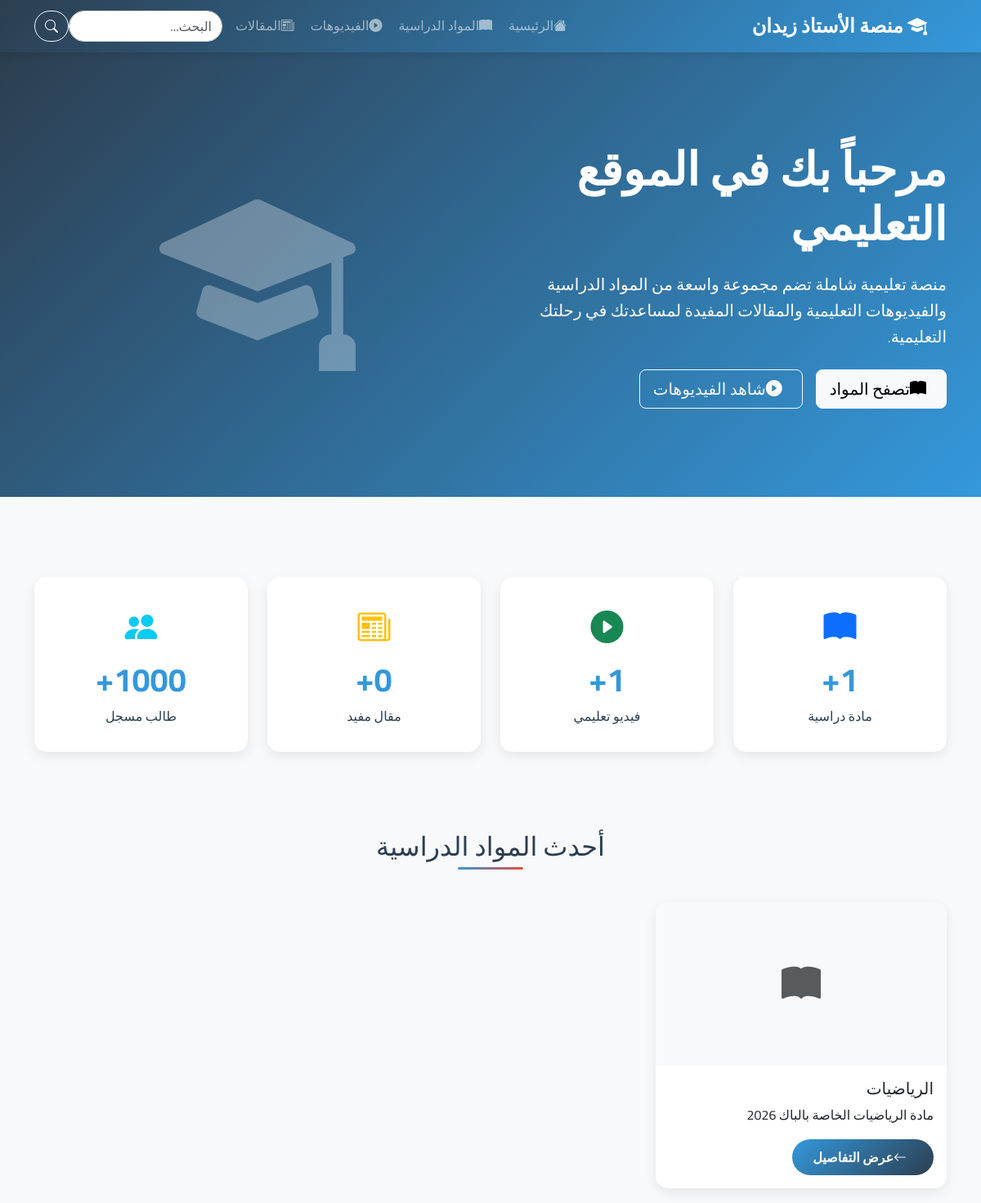
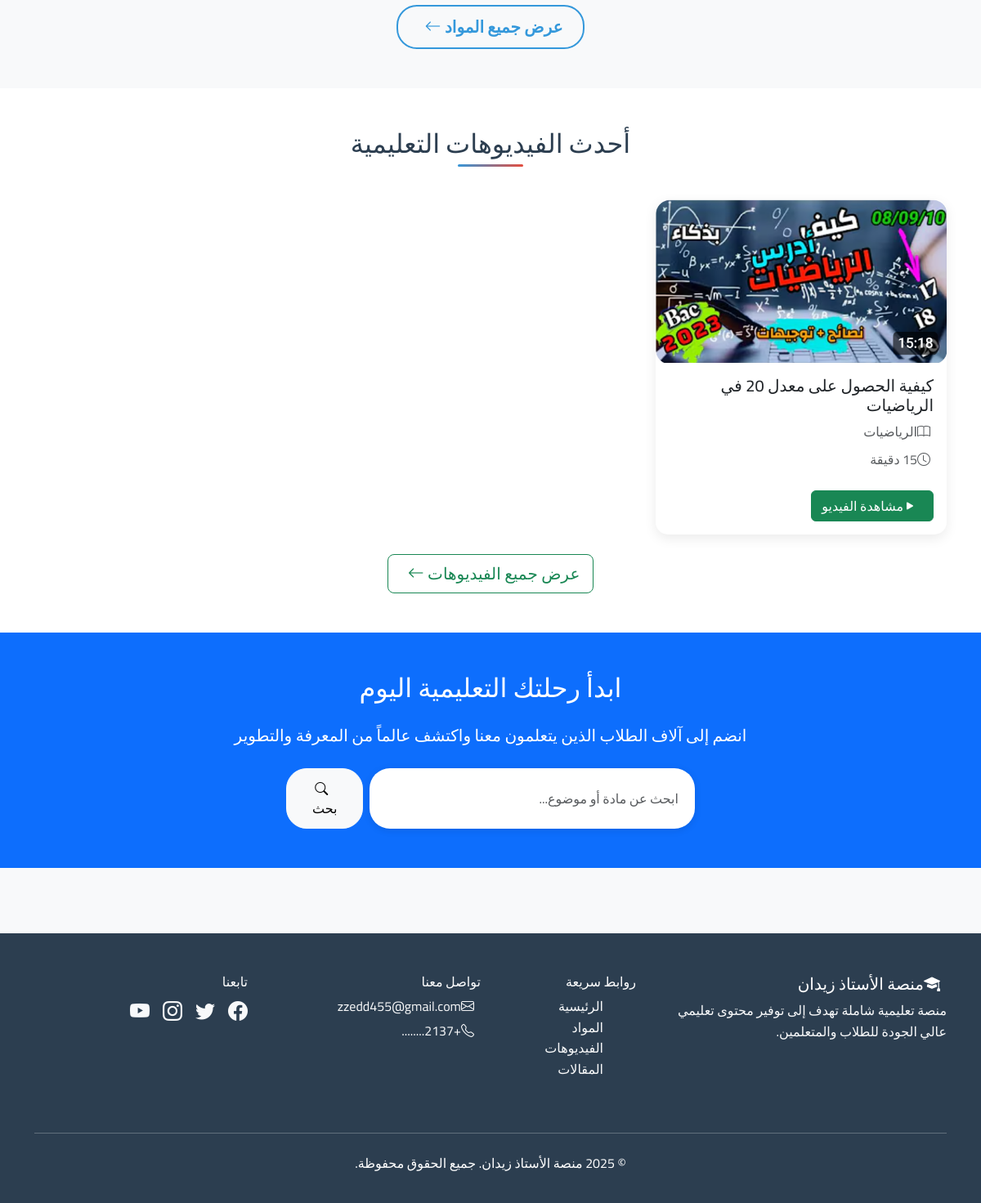
The page / on the database its author committed (2 pictures, top to bottom).
### core/models.py (models this page shows, shortened)
class Course(models.Model):
    title = models.CharField(max_length=200, verbose_name="عنوان المادة")
    description = models.TextField(verbose_name="وصف المادة")
    image = models.ImageField(upload_to='course_images/', blank=True, null=True, verbose_name="صورة المادة")
    created_at = models.DateTimeField(auto_now_add=True)
    updated_at = models.DateTimeField(auto_now=True)
    is_active = models.BooleanField(default=True, verbose_name="نشط")
    class Meta:
        verbose_name = "مادة دراسية"
        verbose_name_plural = "المواد الدراسية"
        ordering = ['-created_at']

class Video(models.Model):
    title = models.CharField(max_length=200, verbose_name="عنوان الفيديو")
    course = models.ForeignKey(Course, on_delete=models.CASCADE, related_name="videos", verbose_name="المادة")
    video_url = models.URLField(verbose_name="رابط الفيديو")
    description = models.TextField(blank=True, null=True, verbose_name="الوصف")
    thumbnail = models.ImageField(upload_to='video_thumbnails/', blank=True, null=True, verbose_name="صورة مصغرة")
    duration = models.CharField(max_length=20, blank=True, null=True, verbose_name="مدة الفيديو")
    author = models.ForeignKey(User, on_delete=models.SET_NULL, null=True, verbose_name="المؤلف")
    created_at = models.DateTimeField(auto_now_add=True)
    is_active = models.BooleanField(default=True, verbose_name="نشط")
    views_count = models.PositiveIntegerField(default=0, verbose_name="عدد المشاهدات")
    class Meta:
        verbose_name = "فيديو"
        verbose_name_plural = "الفيديوهات"
        ordering = ['-created_at']

### core/views.py (the view)
# urls.py: path('', views.home, name='home'),
def home(request):
    recent_courses = Course.objects.filter(is_active=True)[:6]
    recent_posts = Post.objects.filter(is_published=True)[:3]
    recent_videos = Video.objects.filter(is_active=True)[:6]
    context = {
        'recent_courses': recent_courses,
        'recent_posts': recent_posts,
        'recent_videos': recent_videos,
    }
    return render(request, 'core/home.html', context)

### core/templates/core/home.html (shortened to what this page needs)
{% extends 'core/base.html' %}
{% block content %}
<section class="hero-section">
    <div class="container">
        <div class="row align-items-center">
            <div class="col-lg-6">
                <h1 class="display-4 fw-bold mb-4">مرحباً بك في الموقع التعليمي</h1>
                <p class="lead mb-4">منصة تعليمية شاملة تضم مجموعة واسعة من المواد الدراسية والفيديوهات التعليمية والمقالات المفيدة لمساعدتك في رحلتك التعليمية.</p>
                <div class="d-flex gap-3 flex-wrap">
                    <a href="{% url 'core:course_list' %}" class="btn btn-light btn-lg">
                        <i class="bi bi-book-fill me-2"></i>تصفح المواد
                    </a>
                    <a href="{% url 'core:video_list' %}" class="btn btn-outline-light btn-lg">
                        <i class="bi bi-play-circle-fill me-2"></i>شاهد الفيديوهات
                    </a>
                </div>
            </div>
            <div class="col-lg-6 text-center">
                <div class="hero-image">
                    <i class="bi bi-mortarboard-fill" style="font-size: 15rem; opacity: 0.3;"></i>
                </div>
            </div>
        </div>
    </div>
</section>
<section class="py-5">
    <div class="container">
        <div class="row g-4">
            <div class="col-lg-3 col-md-6">
                <div class="stats-card">
                    <i class="bi bi-book-fill text-primary fs-1 mb-3"></i>
                    <div class="stats-number">{{ recent_courses|length }}+</div>
                    <p class="mb-0">مادة دراسية</p>
                </div>
            </div>
            <div class="col-lg-3 col-md-6">
                <div class="stats-card">
                    <i class="bi bi-play-circle-fill text-success fs-1 mb-3"></i>
                    <div class="stats-number">{{ recent_videos|length }}+</div>
                    <p class="mb-0">فيديو تعليمي</p>
                </div>
            </div>
            <div class="col-lg-3 col-md-6">
                <div class="stats-card">
                    <i class="bi bi-newspaper text-warning fs-1 mb-3"></i>
                    <div class="stats-number">{{ recent_posts|length }}+</div>
                    <p class="mb-0">مقال مفيد</p>
                </div>
            </div>
            <div class="col-lg-3 col-md-6">
                <div class="stats-card">
                    <i class="bi bi-people-fill text-info fs-1 mb-3"></i>
                    <div class="stats-number">1000+</div>
                    <p class="mb-0">طالب مسجل</p>
                </div>
            </div>
        </div>
    </div>
</section>
{% if recent_courses %}
<section class="py-5">
    <div class="container">
        <h2 class="section-title">أحدث المواد الدراسية</h2>
        <div class="row g-4">
            {% for course in recent_courses %}
            <div class="col-lg-4 col-md-6">
                <div class="card h-100">
                    {% if course.image %}
                        <img src="{{ course.image.url }}" class="card-img-top" alt="{{ course.title }}">
                    {% else %}
                        <div class="card-img-top bg-light d-flex align-items-center justify-content-center">
                            <i class="bi bi-book-fill text-muted" style="font-size: 3rem;"></i>
                        </div>
                    {% endif %}
                    <div class="card-body d-flex flex-column">
                        <h5 class="card-title">{{ course.title }}</h5>
                        <p class="card-text flex-grow-1">{{ course.description|truncatewords:20 }}</p>
                        <div class="mt-auto">
                            <a href="{% url 'core:course_detail' course.pk %}" class="btn btn-primary">
                                <i class="bi bi-arrow-left me-2"></i>عرض التفاصيل
                            </a>
                        </div>
                    </div>
                </div>
            </div>
            {% endfor %}
        </div>
        <div class="text-center mt-4">
            <a href="{% url 'core:course_list' %}" class="btn btn-outline-primary btn-lg">
                عرض جميع المواد <i class="bi bi-arrow-left ms-2"></i>
            </a>
        </div>
    </div>
</section>
{% endif %}
{% if recent_videos %}
<section class="py-5 bg-white">
    <div class="container">
        <h2 class="section-title">أحدث الفيديوهات التعليمية</h2>
        <div class="row g-4">
            {% for video in recent_videos %}
            <div class="col-lg-4 col-md-6">
                <div class="card h-100">
                    {% if video.thumbnail %}
                        <img src="{{ video.thumbnail.url }}" class="card-img-top" alt="{{ video.title }}">
                    {% else %}
                        <div class="card-img-top bg-light d-flex align-items-center justify-content-center">
                            <i class="bi bi-play-circle-fill text-muted" style="font-size: 3rem;"></i>
                        </div>
                    {% endif %}
                    <div class="card-body d-flex flex-column">
                        <h5 class="card-title">{{ video.title }}</h5>
                        <p class="card-text text-muted mb-2">
                            <i class="bi bi-book me-1"></i>{{ video.course.title }}
                        </p>
                        {% if video.duration %}
                            <p class="card-text text-muted mb-2">
                                <i class="bi bi-clock me-1"></i>{{ video.duration }}
                            </p>
                        {% endif %}
                        <div class="mt-auto">
                            <a href="{% url 'core:video_detail' video.pk %}" class="btn btn-success">
                                <i class="bi bi-play-fill me-2"></i>مشاهدة الفيديو
                            </a>
                        </div>
                    </div>
                </div>
            </div>
            {% endfor %}
        </div>
        <div class="text-center mt-4">
            <a href="{% url 'core:video_list' %}" class="btn btn-outline-success btn-lg">
                عرض جميع الفيديوهات <i class="bi bi-arrow-left ms-2"></i>
            </a>
        </div>
    </div>
</section>
{% endif %}
<section class="py-5 bg-primary text-white">
    <div class="container text-center">
        <h2 class="mb-4">ابدأ رحلتك التعليمية اليوم</h2>
        <p class="lead mb-4">انضم إلى آلاف الطلاب الذين يتعلمون معنا واكتشف عالماً من المعرفة والتطوير</p>
        <div class="search-form">
            <form method="GET" action="{% url 'core:search' %}" class="d-flex gap-2">
                <input type="text" name="q" class="form-control" placeholder="ابحث عن مادة أو موضوع...">
                <button type="submit" class="btn btn-light">
                    <i class="bi bi-search me-2"></i>بحث
                </button>
            </form>
        </div>
    </div>
</section>
{% endblock %}

### core/templates/core/base.html (style rules this page uses)
:root { --primary-color: #2c3e50; --secondary-color: #3498db; --accent-color: #e74c3c; --success-color: #27ae60; --warning-color: #f39c12; --light-bg: #f8f9fa; --dark-text: #2c3e50; --light-text: #7f8c8d; }
* { font-family: 'Cairo', sans-serif; }
body { background-color: var(--light-bg); color: var(--dark-text); line-height: 1.6; }
.hero-section { background: linear-gradient(135deg, var(--primary-color), var(--secondary-color)); color: white; padding: 80px 0; margin-bottom: 50px; }
.card { border: none; border-radius: 15px; box-shadow: 0 5px 15px rgba(0,0,0,0.08); transition: all 0.3s ease; overflow: hidden; }
.card-img-top { height: 200px; object-fit: cover; transition: transform 0.3s ease; }
.btn-primary { background: linear-gradient(135deg, var(--secondary-color), var(--primary-color)); border: none; border-radius: 25px; padding: 10px 25px; font-weight: 600; transition: all 0.3s ease; }
.btn-outline-primary { border: 2px solid var(--secondary-color); color: var(--secondary-color); border-radius: 25px; padding: 10px 25px; font-weight: 600; transition: all 0.3s ease; }
.section-title { position: relative; margin-bottom: 50px; text-align: center; }
.section-title::after { content: ''; position: absolute; bottom: -10px; left: 50%; transform: translateX(-50%); width: 80px; height: 3px; background: linear-gradient(135deg, var(--secondary-color), var(--accent-color)); border-radius: 2px; }
.search-form { max-width: 500px; margin: 0 auto; }
.search-form .form-control { border-radius: 25px; border: none; padding: 12px 20px; box-shadow: 0 2px 10px rgba(0,0,0,0.1); }
.search-form .btn { border-radius: 25px; padding: 12px 25px; }
.stats-card { background: white; border-radius: 15px; padding: 30px; text-align: center; box-shadow: 0 5px 15px rgba(0,0,0,0.08); }
.stats-number { font-size: 2.5rem; font-weight: 700; color: var(--secondary-color); }

### rows shown on the page
Course: title "الرياضيات", description "مادة الرياضيات الخاصة بالباك 2026"
Video: thumbnail (picture), title "كيفية الحصول على معدل 20 في الرياضيات", course "الرياضيات", duration "15 دقيقة"

### other values the page prints
{{ recent_courses|length }} "1"
{{ recent_videos|length }} "1"
{{ recent_posts|length }} "0"
